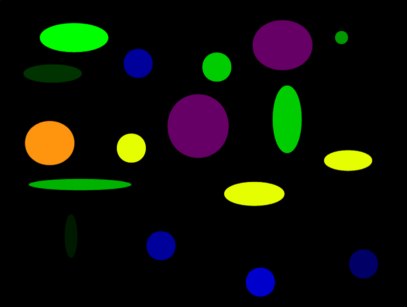
%> input picture BMES-202/CA4_B02/Dev/RandomColorShapes.png, 407 x 307 px
$ octave --eval "result = ca4_fun1;"   (GNU Octave 9; MATLAB toolbox functions it lacks are replaced by stand-ins)
%> lines starting %> are read from the running program, lines starting %| are printed output that depends on the picture
function [imHSV, imRGB, img_file]= ca4_fun1(img_file)
%Jackie Tang
%Takes an input image file and shows it. Converts the original rgb image
%file into a HSV image file and plots the Hue and Value in separate
%figures, using the 'HSV', and 'hot' colormap with a color axis from 0-1.

% If file name not provided by user, prompt user to select a file
if (nargin<1)
	%promput user to select file
	[file_name, pth] = uigetfile('*.PNG', 'Choose Image file', 'default.PNG');
%> the answer given: RandomColorShapes.png
	%join file name and path
	png_file = fullfile(pth, file_name);
else
	fprintf('using given filename: %',png_file)
end

%Read the image file
imRGB = imread(png_file);
%> imRGB is the input picture: size 307x407x3 uint8; mean R, G, B 12.8, 16.2, 8

%Plot the original image
figure
imagesc(imRGB);
colorbar
title('Original Image')

%Convert from RGB to HSV
imHSV = rgb2hsv(imRGB);
%> imHSV: size 307x407x3 double; mean H, S, V 0.0807, 0.168, 0.0997
%Create separate image matrices of only the Hue
imH = imHSV(:,:,1);
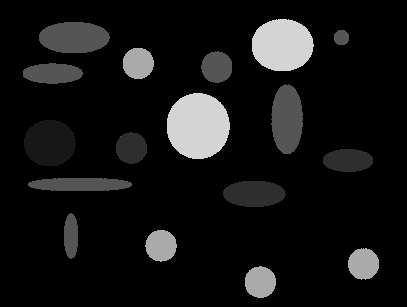
%> imH: size 307x407 double; min 0, max 0.833, mean 0.0807
%Create a separate image matrices of only the Value
imV = imHSV(:,:,3);
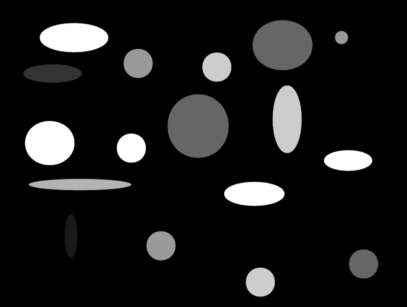
%> imV: size 307x407 double; min 0, max 1, mean 0.0997

%Plot the Hue image with a "HSV" colormap and color axis from 0-1
figure
imagesc(imH);
colormap HSV;
caxis([0,1]);
title('Hue Image')
colorbar
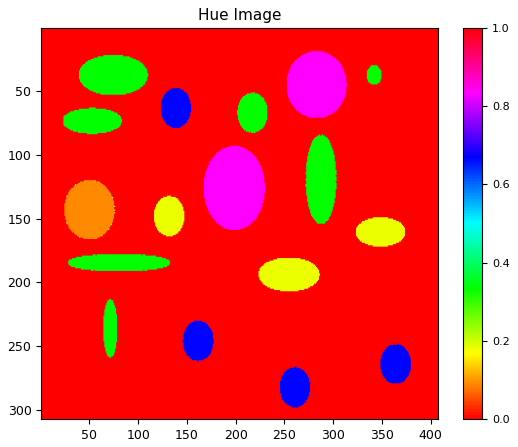
%> figure redrawn from the program's plot data
%> `result = ca4_fun1;`:
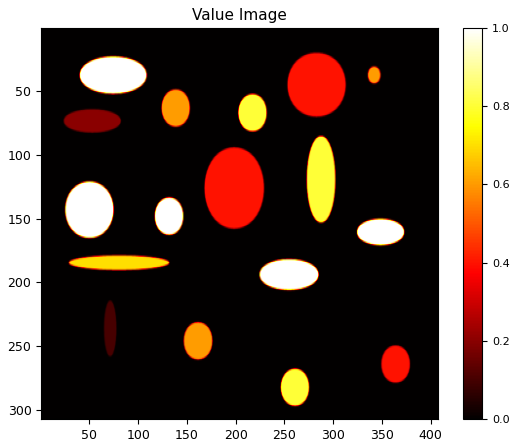
%> figure redrawn from the program's plot data

%Plot the Hue image with a "hot" colormap and color axis from 0-1
figure
imagesc(imV);
colormap hot
caxis([0,1]);
title('Value Image')
colorbar

img_file = png_file;
end
